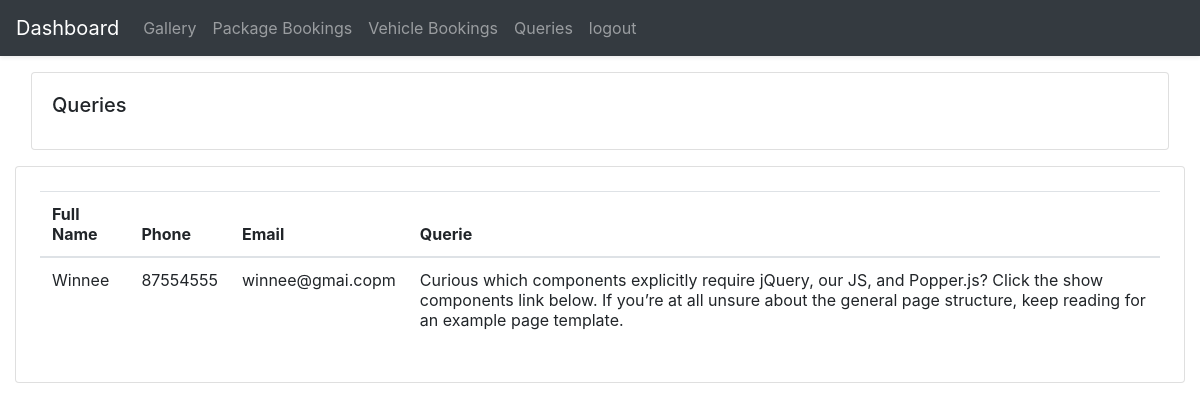
Screenshot of /dashboard/queries.php (signed in) with the database file from the repository.
### tables this page shows
CREATE TABLE `queries` (
  `id` int(11) NOT NULL,
  `name` varchar(255) NOT NULL,
  `phone` varchar(255) NOT NULL,
  `email` varchar(255) NOT NULL,
  `querie` longtext NOT NULL
);

### dashboard/queries.php (the view, shortened to what this page needs)
<html>
<head>
    <link rel="stylesheet" type="text/css" href="https://cdnjs.cloudflare.com/ajax/libs/font-awesome/5.13.0/css/all.min.css">
    <link rel="stylesheet" href="https://stackpath.bootstrapcdn.com/bootstrap/4.4.1/css/bootstrap.min.css">
</head>
<body>
    <?php include "./nav.php"; ?>
    <div class="container-fluid">
        <div class="card card-body m-3">
            <h5 class="card-title">Queries</h5>
        </div>
        <div class="table-responsive card card-body p-4">
            <table class="table">
                <thead>
                    <tr>
                        <th>Full Name</th>
                        <th>Phone</th>
                        <th>Email</th>
                        <th>Querie</th>
                    </tr>
                </thead>
                <tbody>
                    <?php
                    include '../model/connection.php';
                    $sql = "SELECT * FROM queries";
                    $result = $conn->query($sql);
                    while ($row = mysqli_fetch_assoc($result)) {
                        echo '
                            <tr>
                                <td>
                                ' . $row['name'] . '
                                </td>
                                <td>
                                ' . $row['phone'] . '
                                </td>
                                <td>
                                ' . $row['email'] . '
                                </td>
                                <td>
                                ' . $row['querie'] . '
                                </td>
                            </tr>
                        ';
                    }
                    ?>
                </tbody>
            </table>
        </div>
    </div>
</body>
</html>

### rows the page displays
queries: name "Winnee", phone "87554555", email "winnee@gmai.copm", querie "Curious which components explicitly require jQuery, our JS, and Popper.js? Click the show components link below. If you’re at all unsure about the general page structure, keep reading for an example page template."
